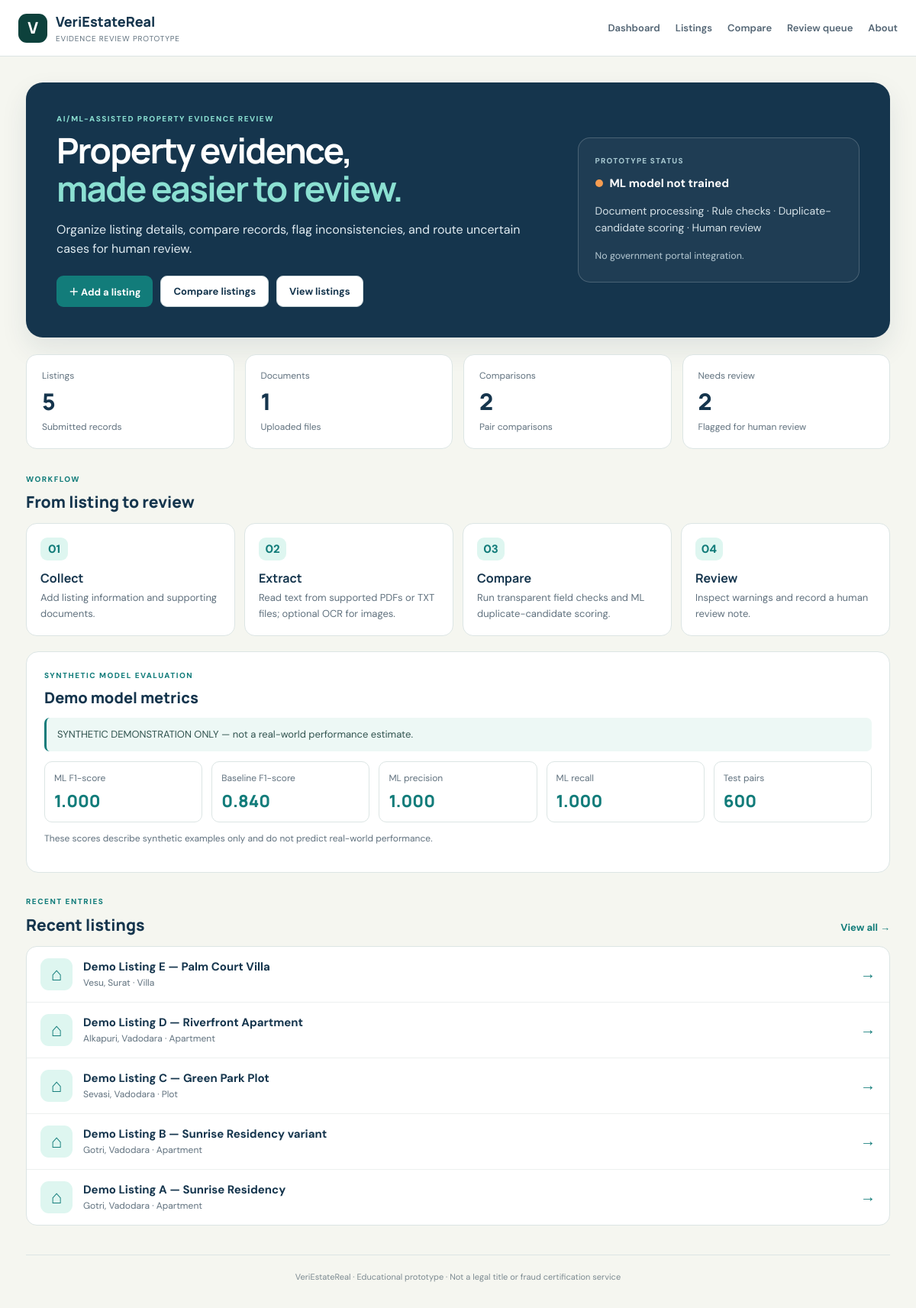
The page / on the database its author committed.
### tables this page shows
CREATE TABLE listings (id INTEGER PRIMARY KEY AUTOINCREMENT,title TEXT NOT NULL,address TEXT NOT NULL,locality TEXT NOT NULL,city TEXT NOT NULL,state TEXT DEFAULT '',property_type TEXT NOT NULL,area_sqft REAL,property_id TEXT DEFAULT '',description TEXT DEFAULT '',created_at TEXT DEFAULT CURRENT_TIMESTAMP);

### app.py (the view)
@app.route('/')
def index():
 con=db(); counts=[con.execute('SELECT COUNT(*) FROM listings').fetchone()[0],con.execute('SELECT COUNT(*) FROM documents').fetchone()[0],con.execute('SELECT COUNT(*) FROM comparisons').fetchone()[0],con.execute("SELECT COUNT(*) FROM comparisons WHERE review_status='Needs Review'").fetchone()[0]]; recent=con.execute('SELECT * FROM listings ORDER BY id DESC LIMIT 5').fetchall(); con.close()
 metrics=None; mp=BASE/'models'/'model_metrics.json'
 if mp.exists():
  try: metrics=json.loads(mp.read_text(encoding='utf-8'))
  except Exception: pass
 return render_template('index.html',listing_count=counts[0],doc_count=counts[1],comparison_count=counts[2],review_count=counts[3],recent=recent,model_ready=MODEL is not None,metrics=metrics)

### app.py (called while the page is built)
def db():
 con=sqlite3.connect(DB); con.row_factory=sqlite3.Row; con.execute('PRAGMA foreign_keys = ON'); return con

### templates/index.html
{% extends 'base.html' %}{% block title %}Dashboard · VeriEstateReal{% endblock %}{% block content %}<section class="hero"><div><div class="eyebrow">AI/ML-ASSISTED PROPERTY EVIDENCE REVIEW</div><h1>Property evidence,<br><span>made easier to review.</span></h1><p class="lead">Organize listing details, compare records, flag inconsistencies, and route uncertain cases for human review.</p><div class="actions"><a class="button primary" href="{{ url_for('new_listing') }}">＋ Add a listing</a><a class="button secondary" href="{{ url_for('compare') }}">Compare listings</a><a class="button secondary" href="{{ url_for('listings') }}">View listings</a></div></div><div class="hero-panel"><div class="panel-label">PROTOTYPE STATUS</div><div class="status-line"><span class="status-dot {{ 'ready' if model_ready else 'warning' }}"></span><strong>{{ 'ML model loaded' if model_ready else 'ML model not trained' }}</strong></div><p>Document processing · Rule checks · Duplicate-candidate scoring · Human review</p><small>No government portal integration.</small></div></section><section class="stats-grid"><div class="stat-card"><span>Listings</span><strong>{{ listing_count }}</strong><small>Submitted records</small></div><div class="stat-card"><span>Documents</span><strong>{{ doc_count }}</strong><small>Uploaded files</small></div><div class="stat-card"><span>Comparisons</span><strong>{{ comparison_count }}</strong><small>Pair comparisons</small></div><div class="stat-card"><span>Needs review</span><strong>{{ review_count }}</strong><small>Flagged for human review</small></div></section><section class="section-heading"><div><div class="eyebrow">WORKFLOW</div><h2>From listing to review</h2></div></section><div class="workflow-grid"><div class="workflow-step"><span>01</span><h3>Collect</h3><p>Add listing information and supporting documents.</p></div><div class="workflow-step"><span>02</span><h3>Extract</h3><p>Read text from supported PDFs or TXT files; optional OCR for images.</p></div><div class="workflow-step"><span>03</span><h3>Compare</h3><p>Run transparent field checks and ML duplicate-candidate scoring.</p></div><div class="workflow-step"><span>04</span><h3>Review</h3><p>Inspect warnings and record a human review note.</p></div></div>{% if metrics %}<section class="metrics-note"><div class="eyebrow">SYNTHETIC MODEL EVALUATION</div><h2>Demo model metrics</h2><p class="notice">{{ metrics.data_note }}</p><div class="metric-row"><div><span>ML F1-score</span><strong>{{ '%.3f'|format(metrics.f1_duplicate) }}</strong></div><div><span>Baseline F1-score</span><strong>{{ '%.3f'|format(metrics.baseline_f1_duplicate) }}</strong></div><div><span>ML precision</span><strong>{{ '%.3f'|format(metrics.precision_duplicate) }}</strong></div><div><span>ML recall</span><strong>{{ '%.3f'|format(metrics.recall_duplicate) }}</strong></div><div><span>Test pairs</span><strong>{{ metrics.test_pairs }}</strong></div></div><p class="muted">These scores describe synthetic examples only and do not predict real-world performance.</p></section>{% endif %}<section class="section-heading"><div><div class="eyebrow">RECENT ENTRIES</div><h2>Recent listings</h2></div><a class="text-link" href="{{ url_for('listings') }}">View all →</a></section>{% if recent %}<div class="listing-table">{% for item in recent %}<a class="listing-row" href="{{ url_for('listing_detail',listing_id=item.id) }}"><span class="listing-symbol">⌂</span><span class="listing-main"><strong>{{ item.title }}</strong><small>{{ item.locality }}, {{ item.city }} · {{ item.property_type }}</small></span><span class="row-arrow">→</span></a>{% endfor %}</div>{% else %}<div class="empty-state"><h3>No listings yet</h3><p>Add a listing or run <code>python seed_demo.py</code> for fictional examples.</p><a class="button primary" href="{{ url_for('new_listing') }}">Add your first listing</a></div>{% endif %}{% endblock %}

### templates/base.html (shortened to what this page needs)
<!doctype html><html lang="en"><head><link rel="stylesheet" href="{{ url_for('static',filename='style.css') }}"></head><body><header class="topbar"><a class="brand" href="{{ url_for('index') }}"><span class="brand-mark">V</span><span>VeriEstateReal<small>Evidence review prototype</small></span></a><nav><a href="{{ url_for('index') }}">Dashboard</a><a href="{{ url_for('listings') }}">Listings</a><a href="{{ url_for('compare') }}">Compare</a><a href="{{ url_for('review_queue') }}">Review queue</a><a href="{{ url_for('about') }}">About</a></nav></header><main class="container">{% block content %}{% endblock %}<footer class="footer">VeriEstateReal · Educational prototype · Not a legal title or fraud certification service</footer></main></body></html>

### rows shown on the page
listings: title "Demo Listing E — Palm Court Villa", locality "Vesu", city "Surat", property_type "Villa"
listings: title "Demo Listing D — Riverfront Apartment", locality "Alkapuri", city "Vadodara", property_type "Apartment"
listings: title "Demo Listing C — Green Park Plot", locality "Sevasi", city "Vadodara", property_type "Plot"
listings: title "Demo Listing B — Sunrise Residency variant", locality "Gotri", city "Vadodara", property_type "Apartment"
listings: title "Demo Listing A — Sunrise Residency", locality "Gotri", city "Vadodara", property_type "Apartment"

### other values the page prints
{{ 'ML model loaded' if model_ready else 'ML model not trained' }} "ML model not trained"
{{ listing_count }} "5"
{{ doc_count }} "1"
{{ comparison_count }} "2"
{{ review_count }} "2"
{{ metrics.data_note }} "SYNTHETIC DEMONSTRATION ONLY — not a real-world performance estimate."
{{ '%.3f'|format(metrics.f1_duplicate) }} "1.000"
{{ '%.3f'|format(metrics.baseline_f1_duplicate) }} "0.840"
{{ '%.3f'|format(metrics.precision_duplicate) }} "1.000"
{{ '%.3f'|format(metrics.recall_duplicate) }} "1.000"
{{ metrics.test_pairs }} "600"
